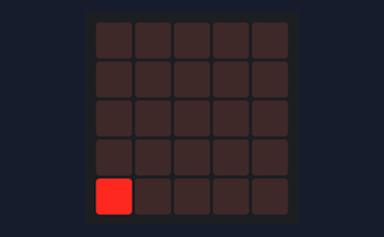
A program run on a simulated BBC micro:bit (MakeCode). On the bench: the board's 5×5 LED display.

Above: at 0.01 s.
At 0.61 s:
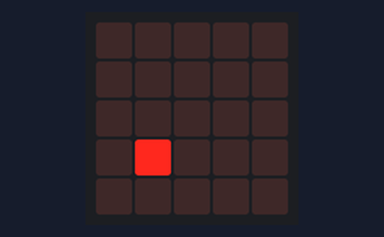
At 1.21 s:
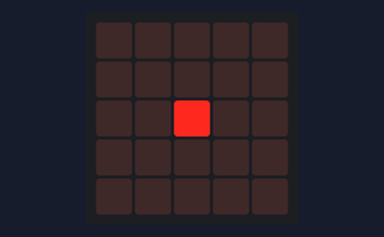
At 1.81 s:
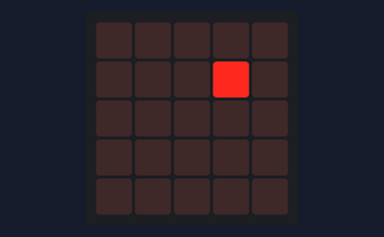
At 2.41 s:
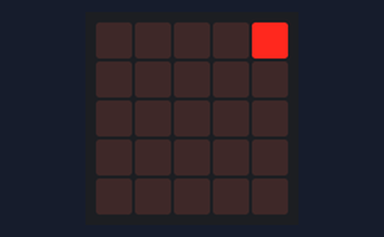

The program:

main.ts
```typescript
let x = 0
let y = 4
for (let index = 0; index < 25; index++) {
    for (let index = 0; index < 5; index++) {
        led.plot(x, y)
        basic.pause(100)
        led.unplot(x, y)
        x += 1
    }
    x = 0
    y += -1
}
basic.forever(function () {

})
```

test.ts
```typescript
// ide kerülnek a tesztek; a rendszer ezt nem kompilálja, ha a csomagot bővítményként használják.
```
